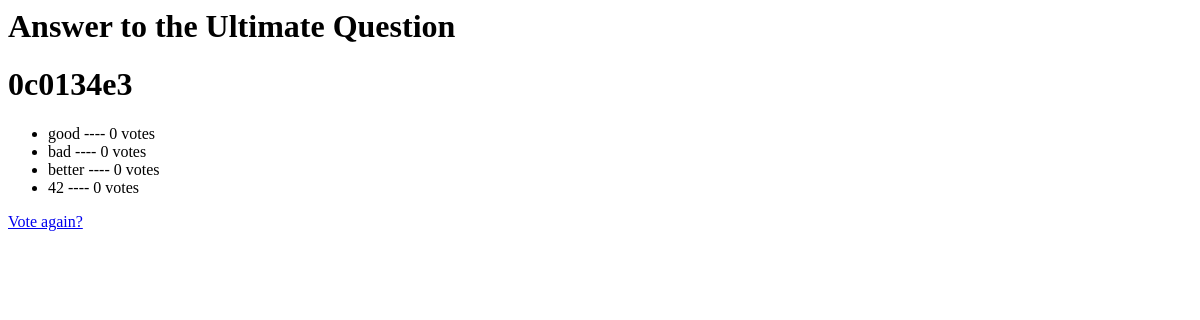
The page /polls/2/results/ on the database as committed earlier.
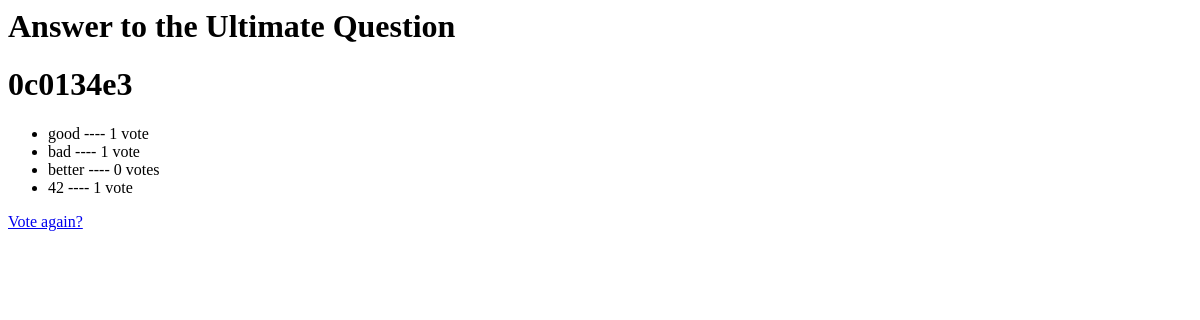
The same page on the database as committed later.
### polls/models.py (models this page shows, shortened)
class Choice(models.Model):
    question = models.ForeignKey(Question, on_delete=models.CASCADE)
    choice_text = models.CharField(max_length=200)
    votes = models.IntegerField(default=0)

### polls/views.py (the view)
# urls.py: path('<int:pk>/results/', views.ResultsView.as_view(), name='results'),
class ResultsView(generic.DetailView):
    model = Question
    template_name = 'polls/results.html'

### polls/templates/polls/results.html
<h1>{{ question.question_text }}</h1>
<h1> 0c0134e3  </h1>
<ul>
{% for choice in question.choice_set.all %}
    <li>{{ choice.choice_text }} ---- {{ choice.votes }} vote{{ choice.votes|pluralize }}</li>
{% endfor %}
</ul>
<a href="{% url 'polls:detail' question.id %}">Vote again?</a>

Rows that differ between the two databases and show on the page:
changed Choice "good": votes "0" → "1"
changed Choice "bad": votes "0" → "1"
changed Choice (number 4 of 4 on the later page): votes "0" → "1"
